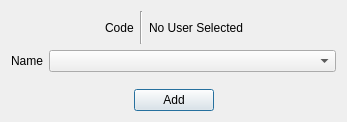
<?xml version="1.0" encoding="UTF-8"?>
<ui version="4.0">
 <class>new_supplier</class>
 <widget class="QDialog" name="new_supplier">
  <property name="geometry">
   <rect>
    <x>0</x>
    <y>0</y>
    <width>347</width>
    <height>122</height>
   </rect>
  </property>
  <property name="windowTitle">
   <string>New Supplier</string>
  </property>
  <layout class="QVBoxLayout" name="verticalLayout">
   <item>
    <layout class="QHBoxLayout" name="horizontalLayout">
     <item>
      <spacer name="horizontalSpacer">
       <property name="orientation">
        <enum>Qt::Horizontal</enum>
       </property>
       <property name="sizeHint" stdset="0">
        <size>
         <width>40</width>
         <height>20</height>
        </size>
       </property>
      </spacer>
     </item>
     <item>
      <widget class="QLabel" name="label">
       <property name="text">
        <string>Code</string>
       </property>
      </widget>
     </item>
     <item>
      <widget class="Line" name="line">
       <property name="orientation">
        <enum>Qt::Vertical</enum>
       </property>
      </widget>
     </item>
     <item>
      <widget class="QLabel" name="newsupplier_code_label">
       <property name="text">
        <string>No User Selected</string>
       </property>
      </widget>
     </item>
     <item>
      <spacer name="horizontalSpacer_2">
       <property name="orientation">
        <enum>Qt::Horizontal</enum>
       </property>
       <property name="sizeHint" stdset="0">
        <size>
         <width>40</width>
         <height>20</height>
        </size>
       </property>
      </spacer>
     </item>
    </layout>
   </item>
   <item>
    <layout class="QFormLayout" name="formLayout">
     <property name="fieldGrowthPolicy">
      <enum>QFormLayout::AllNonFixedFieldsGrow</enum>
     </property>
     <item row="0" column="0">
      <widget class="QLabel" name="label_2">
       <property name="text">
        <string>Name</string>
       </property>
      </widget>
     </item>
     <item row="0" column="1">
      <widget class="QComboBox" name="newsupplier_name_combobox"/>
     </item>
    </layout>
   </item>
   <item>
    <layout class="QHBoxLayout" name="horizontalLayout_2">
     <item>
      <spacer name="horizontalSpacer_3">
       <property name="orientation">
        <enum>Qt::Horizontal</enum>
       </property>
       <property name="sizeHint" stdset="0">
        <size>
         <width>40</width>
         <height>20</height>
        </size>
       </property>
      </spacer>
     </item>
     <item>
      <widget class="QPushButton" name="newsupplier_add_button">
       <property name="text">
        <string>Add</string>
       </property>
      </widget>
     </item>
     <item>
      <spacer name="horizontalSpacer_4">
       <property name="orientation">
        <enum>Qt::Horizontal</enum>
       </property>
       <property name="sizeHint" stdset="0">
        <size>
         <width>40</width>
         <height>20</height>
        </size>
       </property>
      </spacer>
     </item>
    </layout>
   </item>
  </layout>
 </widget>
 <resources/>
 <connections/>
</ui>
